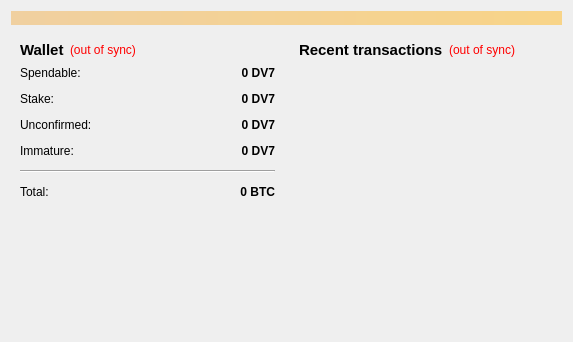
<?xml version="1.0" encoding="UTF-8"?>
<ui version="4.0">
 <class>OverviewPage</class>
 <widget class="QWidget" name="OverviewPage">
  <property name="geometry">
   <rect>
    <x>0</x>
    <y>0</y>
    <width>573</width>
    <height>342</height>
   </rect>
  </property>
  <property name="windowTitle">
   <string>Form</string>
  </property>
  <layout class="QVBoxLayout" name="topLayout">
   <item>
    <widget class="QLabel" name="labelAlerts">
     <property name="visible">
      <bool>false</bool>
     </property>
     <property name="styleSheet">
      <string notr="true">background-color: qlineargradient(x1: 0, y1: 0, x2: 1, y2: 0, stop:0 #F0D0A0, stop:1 #F8D488);  color:#000000
</string>
     </property>
     <property name="wordWrap">
      <bool>true</bool>
     </property>
     <property name="margin">
      <number>3</number>
     </property>
    </widget>
   </item>
   <item>
    <layout class="QHBoxLayout" name="horizontalLayout" stretch="1,1">
     <item>
      <layout class="QVBoxLayout" name="verticalLayout_2">
       <item>
        <widget class="QWidget" name="widget" native="true">
         <layout class="QVBoxLayout" name="verticalLayout_4">
          <item>
           <layout class="QHBoxLayout" name="horizontalLayout_4">
            <item>
             <widget class="QLabel" name="label_5">
              <property name="font">
               <font>
                <pointsize>11</pointsize>
                <weight>75</weight>
                <bold>true</bold>
               </font>
              </property>
              <property name="text">
               <string>Wallet</string>
              </property>
             </widget>
            </item>
            <item>
             <widget class="QLabel" name="labelWalletStatus">
              <property name="toolTip">
               <string>The displayed information may be out of date. Your wallet automatically synchronizes with the DV7Coin network after a connection is established, but this process has not completed yet.</string>
              </property>
              <property name="styleSheet">
               <string notr="true">QLabel { color: red; }</string>
              </property>
              <property name="text">
               <string notr="true">(out of sync)</string>
              </property>
              <property name="alignment">
               <set>Qt::AlignLeading|Qt::AlignLeft|Qt::AlignVCenter</set>
              </property>
             </widget>
            </item>
            <item>
             <spacer name="horizontalSpacer_2">
              <property name="orientation">
               <enum>Qt::Horizontal</enum>
              </property>
              <property name="sizeHint" stdset="0">
               <size>
                <width>40</width>
                <height>20</height>
               </size>
              </property>
             </spacer>
            </item>
           </layout>
          </item>
          <item>
           <layout class="QFormLayout" name="formLayout_2">
            <property name="fieldGrowthPolicy">
             <enum>QFormLayout::AllNonFixedFieldsGrow</enum>
            </property>
            <property name="horizontalSpacing">
             <number>12</number>
            </property>
            <property name="verticalSpacing">
             <number>12</number>
            </property>
            <item row="0" column="0">
             <widget class="QLabel" name="label">
              <property name="text">
               <string>Spendable:</string>
              </property>
             </widget>
            </item>
            <item row="0" column="1">
             <widget class="QLabel" name="labelBalance">
              <property name="font">
               <font>
                <weight>75</weight>
                <bold>true</bold>
               </font>
              </property>
              <property name="cursor">
               <cursorShape>IBeamCursor</cursorShape>
              </property>
              <property name="toolTip">
               <string>Your current spendable balance</string>
              </property>
              <property name="text">
               <string notr="true">0 DV7</string>
              </property>
              <property name="alignment">
               <set>Qt::AlignRight|Qt::AlignTrailing|Qt::AlignVCenter</set>
              </property>
              <property name="textInteractionFlags">
               <set>Qt::LinksAccessibleByMouse|Qt::TextSelectableByKeyboard|Qt::TextSelectableByMouse</set>
              </property>
             </widget>
            </item>
            <item row="1" column="0">
             <widget class="QLabel" name="label_6">
              <property name="text">
               <string>Stake:</string>
              </property>
             </widget>
            </item>
            <item row="1" column="1">
             <widget class="QLabel" name="labelStake">
              <property name="font">
               <font>
                <weight>75</weight>
                <bold>true</bold>
               </font>
              </property>
              <property name="cursor">
               <cursorShape>IBeamCursor</cursorShape>
              </property>
              <property name="toolTip">
               <string>Total of coins that was staked, and do not yet count toward the current balance</string>
              </property>
              <property name="text">
               <string notr="true">0 DV7</string>
              </property>
              <property name="alignment">
               <set>Qt::AlignRight|Qt::AlignTrailing|Qt::AlignVCenter</set>
              </property>
              <property name="textInteractionFlags">
               <set>Qt::LinksAccessibleByMouse|Qt::TextSelectableByKeyboard|Qt::TextSelectableByMouse</set>
              </property>
             </widget>
            </item>
            <item row="2" column="0">
             <widget class="QLabel" name="label_3">
              <property name="text">
               <string>Unconfirmed:</string>
              </property>
             </widget>
            </item>
            <item row="2" column="1">
             <widget class="QLabel" name="labelUnconfirmed">
              <property name="font">
               <font>
                <weight>75</weight>
                <bold>true</bold>
               </font>
              </property>
              <property name="cursor">
               <cursorShape>IBeamCursor</cursorShape>
              </property>
              <property name="toolTip">
               <string>Total of transactions that have yet to be confirmed, and do not yet count toward the current balance</string>
              </property>
              <property name="text">
               <string notr="true">0 DV7</string>
              </property>
              <property name="alignment">
               <set>Qt::AlignRight|Qt::AlignTrailing|Qt::AlignVCenter</set>
              </property>
              <property name="textInteractionFlags">
               <set>Qt::LinksAccessibleByMouse|Qt::TextSelectableByKeyboard|Qt::TextSelectableByMouse</set>
              </property>
             </widget>
            </item>
            <item row="3" column="0">
             <widget class="QLabel" name="labelImmatureText">
              <property name="text">
               <string>Immature:</string>
              </property>
             </widget>
            </item>
            <item row="3" column="1">
             <widget class="QLabel" name="labelImmature">
              <property name="font">
               <font>
                <weight>75</weight>
                <bold>true</bold>
               </font>
              </property>
              <property name="toolTip">
               <string>Mined balance that has not yet matured</string>
              </property>
              <property name="text">
               <string notr="true">0 DV7</string>
              </property>
              <property name="alignment">
               <set>Qt::AlignRight|Qt::AlignTrailing|Qt::AlignVCenter</set>
              </property>
              <property name="textInteractionFlags">
               <set>Qt::LinksAccessibleByMouse|Qt::TextSelectableByKeyboard|Qt::TextSelectableByMouse</set>
              </property>
             </widget>
            </item>
            <item row="4" column="0" colspan="2">
             <widget class="Line" name="line">
              <property name="orientation">
               <enum>Qt::Horizontal</enum>
              </property>
             </widget>
            </item>
            <item row="5" column="0">
             <widget class="QLabel" name="labelTotalText">
              <property name="text">
               <string>Total:</string>
              </property>
             </widget>
            </item>
            <item row="5" column="1">
             <widget class="QLabel" name="labelTotal">
              <property name="font">
               <font>
                <weight>75</weight>
                <bold>true</bold>
               </font>
              </property>
              <property name="cursor">
               <cursorShape>IBeamCursor</cursorShape>
              </property>
              <property name="toolTip">
               <string>Your current total balance</string>
              </property>
              <property name="text">
               <string notr="true">0 BTC</string>
              </property>
              <property name="alignment">
               <set>Qt::AlignRight|Qt::AlignTrailing|Qt::AlignVCenter</set>
              </property>
              <property name="textInteractionFlags">
               <set>Qt::LinksAccessibleByMouse|Qt::TextSelectableByKeyboard|Qt::TextSelectableByMouse</set>
              </property>
             </widget>
            </item>
           </layout>
          </item>
         </layout>
        </widget>
       </item>
       <item>
        <widget class="QLabel" name="coinLogo">
         <property name="text">
          <string/>
         </property>
         <property name="pixmap">
          <pixmap resource="../bitcoin.qrc">:/icons/logo_backg</pixmap>
         </property>
         <property name="alignment">
          <set>Qt::AlignCenter</set>
         </property>
         <property name="margin">
          <number>-2</number>
         </property>
        </widget>
       </item>
       <item>
        <spacer name="verticalSpacer">
         <property name="orientation">
          <enum>Qt::Vertical</enum>
         </property>
         <property name="sizeHint" stdset="0">
          <size>
           <width>20</width>
           <height>40</height>
          </size>
         </property>
        </spacer>
       </item>
      </layout>
     </item>
     <item>
      <layout class="QVBoxLayout" name="verticalLayout_3">
       <item>
        <widget class="QWidget" name="widget_2" native="true">
         <layout class="QVBoxLayout" name="verticalLayout">
          <item>
           <layout class="QHBoxLayout" name="horizontalLayout_2">
            <item>
             <widget class="QLabel" name="label_4">
              <property name="font">
               <font>
                <pointsize>11</pointsize>
                <weight>75</weight>
                <bold>true</bold>
               </font>
              </property>
              <property name="text">
               <string>&lt;b&gt;Recent transactions&lt;/b&gt;</string>
              </property>
             </widget>
            </item>
            <item>
             <widget class="QLabel" name="labelTransactionsStatus">
              <property name="toolTip">
               <string>The displayed information may be out of date. Your wallet automatically synchronizes with the DV7Coin network after a connection is established, but this process has not completed yet.</string>
              </property>
              <property name="styleSheet">
               <string notr="true">QLabel { color: red; }</string>
              </property>
              <property name="text">
               <string notr="true">(out of sync)</string>
              </property>
              <property name="alignment">
               <set>Qt::AlignRight|Qt::AlignTrailing|Qt::AlignVCenter</set>
              </property>
             </widget>
            </item>
            <item>
             <spacer name="horizontalSpacer">
              <property name="orientation">
               <enum>Qt::Horizontal</enum>
              </property>
              <property name="sizeHint" stdset="0">
               <size>
                <width>40</width>
                <height>20</height>
               </size>
              </property>
             </spacer>
            </item>
           </layout>
          </item>
          <item>
           <widget class="QListView" name="listTransactions">
            <property name="styleSheet">
             <string notr="true">QListView { background: transparent; }</string>
            </property>
            <property name="frameShape">
             <enum>QFrame::NoFrame</enum>
            </property>
            <property name="verticalScrollBarPolicy">
             <enum>Qt::ScrollBarAlwaysOff</enum>
            </property>
            <property name="horizontalScrollBarPolicy">
             <enum>Qt::ScrollBarAlwaysOff</enum>
            </property>
            <property name="selectionMode">
             <enum>QAbstractItemView::NoSelection</enum>
            </property>
           </widget>
          </item>
         </layout>
        </widget>
       </item>
      </layout>
     </item>
    </layout>
   </item>
  </layout>
 </widget>
 <resources>
  <include location="../bitcoin.qrc"/>
 </resources>
 <connections/>
</ui>
